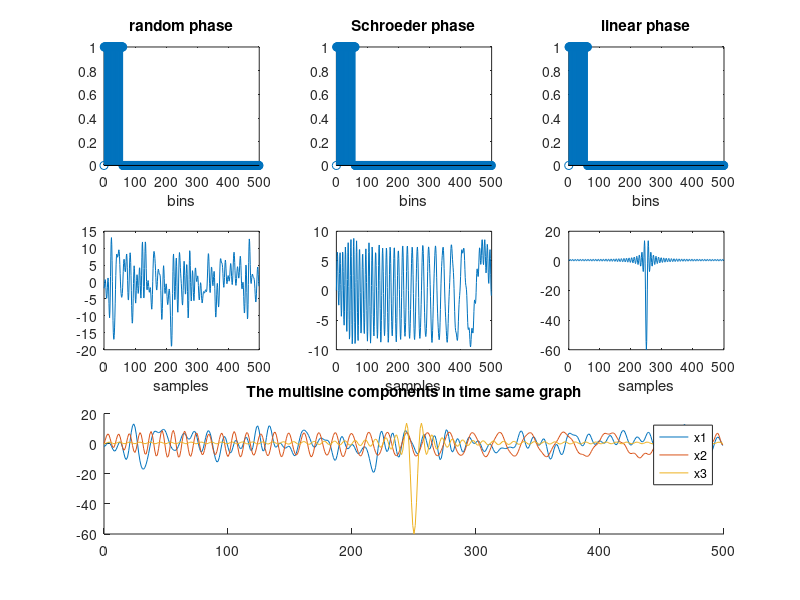

This chart was generated by the following MATLAB code:
%% Author : Mohamad Saab

%% Task 0.5.1
k = 60;
N = 500;
phi1 = 2*pi*rand(k,1);
Ak = ones(k,1);
X1 = zeros(N,1);
X1(2:k+1) = Ak.*exp(1j*phi1);
faxis_bins = 0:1:N-1;
subplot(3,3,1); stem(faxis_bins,abs(X1)); title('random phase')
xlabel('bins');
n = 0:N-1;
x1 = N*real(ifft(X1));
subplot(3,3,4);plot(n,x1);xlabel('samples');
crest1 = max(abs(x1))/rms(x1)

m = 0:k-1;
phi2 = (m.*(m+1)*pi/k).';
X2 = zeros(N,1);
X2(2:k+1) = Ak.*exp(1j*phi2);
subplot(3,3,2); stem(faxis_bins,abs(X2));title('Schroeder phase');
xlabel('bins');
x2 = N * real(ifft(X2));
subplot(3,3,5); plot(n,x2);xlabel('samples');
crest2 = max(abs(x2))/rms(x2)


phi3 = (m*pi).';
X3 = zeros(N,1);
X3(2:k+1) = Ak.*exp(1j*phi3);
subplot(3,3,3); stem(faxis_bins,abs(X3)); title('linear phase');
xlabel('bins');
x3 = N*real(ifft(X3));
subplot(3,3,6);plot(n,x3);xlabel('samples');
crest3 = max(abs(x3))/rms(x3)


subplot(3,3,[7 8 9]);
hold on
plot(n,x1,n,x2,n,x3);
title('The multisine components in time same graph');legend('x1','x2','x3');